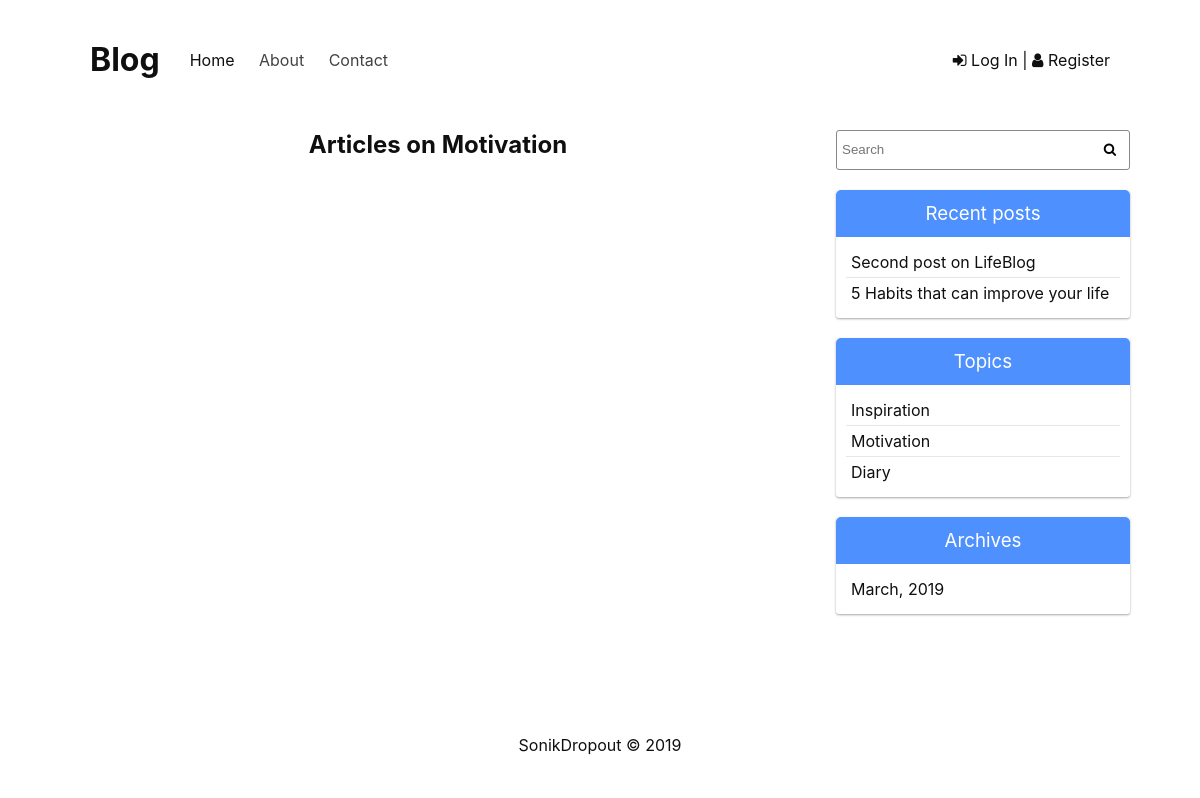
/filtered_posts.php?topic=2, run on the app's committed database.
### tables this page shows
CREATE TABLE `topics` (
  `id` INTEGER NOT NULL AUTO_INCREMENT PRIMARY KEY,
  `name` VARCHAR(128) NOT NULL,
  `slug` VARCHAR(128) NOT NULL UNIQUE
);

CREATE TABLE `posts` (
  `id` INTEGER NOT NULL AUTO_INCREMENT PRIMARY KEY,
  `user_id` INTEGER DEFAULT NULL,
  `title` VARCHAR(128) NOT NULL,
  `slug` VARCHAR(128) NOT NULL UNIQUE,
  `views` INTEGER NOT NULL DEFAULT '0',
  `tags` VARCHAR(255) NULL,
  `image` VARCHAR(128) NOT NULL,
  `body` TEXT NOT NULL,
  `published` TINYINT NOT NULL,
  `created_at` timestamp NULL DEFAULT CURRENT_TIMESTAMP ON UPDATE CURRENT_TIMESTAMP,
  `updated_at` timestamp NULL DEFAULT '0000-00-00 00:00:00',
  FOREIGN KEY (`user_id`)
  REFERENCES `users` (`id`)
  ON DELETE NO ACTION ON UPDATE NO ACTION
);

### includes/public_functions.php (called while the page is built, shortened)
<?php
function getTopicNameById($id)
{
	global $pdo;
	$sql = "SELECT name FROM topics WHERE id=$id";
  $result = $pdo->query($sql);
	$topic = $result->fetchColumn();
	return $topic;
}
function getAllTopics()
{
	global $pdo;
	$sql = "SELECT * FROM topics";
  $result = $pdo->query($sql);
  $topics = $result->fetchAll(PDO::FETCH_ASSOC);
	return $topics;
}
function getRecentPosts()
{
	global $pdo;
	$sql = "SELECT title, slug FROM posts ORDER BY id DESC LIMIT 5";
  $result = $pdo->query($sql);
  $topics = $result->fetchAll(PDO::FETCH_ASSOC);
	return $topics;
}
function getArchives()
{
	global $pdo;
	$sql = "SELECT MONTH(created_at) as month,
		YEAR(created_at) as year
		FROM posts
		GROUP BY MONTH(created_at),
		YEAR(created_at)
		ORDER BY created_at DESC";
  $result = $pdo->query($sql);
  $archives = $result->fetchAll(PDO::FETCH_ASSOC);
	return $archives;
}
?>

### filtered_posts.php (the view, shortened to what this page needs)
<?php include('config.php'); ?>
<?php include('includes/public_functions.php'); ?>
<?php include('includes/head_section.php'); ?>
<?php
	if (isset($_GET['topic'])) {
		$topic = getTopicNameById($_GET['topic']);
	}
?>
</head>
<body style="background-image: url('<?= BASE_URL ?>/static/images/bg.jpg')">
	<div class="content">
	<?php include( ROOT_PATH . '/includes/header.php'); ?>
		<div class="main-wrapper">
			<main>
				<h2 class="content-title">
					<?php if(isset($topic)) {
						echo "Articles on $topic";
					} else if (isset($tag)) {
						echo "Articles tagged as $tag";
					} else if (isset($query)) {
						echo "Search result for $query";
					} else if (isset($date)) {
						echo "Articles posted in $date";
					} ?>
				</h2>
      </main>
			<?php include(ROOT_PATH . '/includes/sidebar.php') ?>
		</div>
		<?php include(ROOT_PATH . '/includes/footer.php') ?>
	</div>
</body>
</html>

### includes/sidebar.php
<?php
$recentPosts = getRecentPosts();
$topics = getAllTopics();
$archives = getArchives();
?>
<aside>
  <form action="filtered_posts.php" autocomplete="off" class="search-form">
    <input type="text" name="search" placeholder="Search" required />
    <button type="submit" name="search_submit" class="btn"><i class="fa fa-search"></i></button>
  </form>
  <div class="sidebar-card">
    <h3>Recent posts</h3>
    <ul>
      <?php foreach($recentPosts as $post): ?>
        <li><a href="single_post.php?post-slug=<?= $post['slug'] ?>"><?= $post['title'] ?></a></li>
      <?php endforeach; ?>
    </ul>
  </div>
  <div class="sidebar-card">
    <h3>Topics</h3>
    <ul>
     <?php foreach($topics as $topic): ?>
        <li><a href="filtered_posts.php?topic=<?= $topic['id'] ?>"><?= $topic['name'] ?></a></li>
      <?php endforeach; ?>
    </ul>
  </div>
  <div class="sidebar-card">
    <h3>Archives</h3>
    <ul>
     <?php foreach($archives as $archive):
      $dateObj   = DateTime::createFromFormat('!m', $archive['month']);
      $monthName = $dateObj->format('F');?>
        <li><a href="filtered_posts.php?month=<?= $archive['month'] ?>&year=<?= $archive['year'] ?>"><?= $monthName . ', ' . $archive['year'] ?></a></li>
      <?php endforeach; ?>
    </ul>
  </div>
</aside>

### static/css/styles.css (style rules this page uses)
* { margin: 0; padding: 0; -webkit-box-sizing: border-box; box-sizing: border-box; }
html { height: 100%; scroll-behavior: smooth; }
body { height: 100%; color: #0F0F0F; -webkit-background-size: cover; background-size: cover; background-attachment: fixed; background-position: center; font-family: -apple-system, BlinkMacSystemFont, "Segoe UI", "Roboto", "Oxygen", "Ubuntu", "Cantarell", "Fira Sans", "Droid Sans", "Helvetica Neue", sans-serif; -webkit-font-smoothing: antialiased; -moz-osx-font-smoothing: grayscale; }
.btn { border: none; background-color: transparent; padding: 10px 30px; }
.btn:not(:disabled) { cursor: pointer; }
input { height: 40px; padding: 0 5px; line-height: 40px; }
ul { list-style: none; }
a { text-decoration: none; color: #0F0F0F; }
.content { width: 90%; max-width: 1280px; min-height: 100%; margin: auto; position: relative; display: -webkit-box; display: -webkit-flex; display: -ms-flexbox; display: flex; -webkit-box-orient: vertical; -webkit-box-direction: normal; -webkit-flex-direction: column; -ms-flex-direction: column; flex-direction: column; }
header, footer, aside, main { background-color: #ffffff; }
.main-wrapper { -webkit-box-flex: 1; -webkit-flex-grow: 1; -ms-flex-positive: 1; flex-grow: 1; display: -webkit-box; display: -webkit-flex; display: -ms-flexbox; display: flex; }
main { -webkit-box-flex: 1; -webkit-flex: 1 1 70%; -ms-flex: 1 1 70%; flex: 1 1 70%; padding: 30px 20px; }
.content-title { text-align: center; margin-bottom: 20px; }
aside { margin-left: 10px; -webkit-box-flex: 1; -webkit-flex: 1 1 -webkit-calc(30% - 10px); -ms-flex: 1 1 calc(30% - 10px); flex: 1 1 calc(30% - 10px); padding: 30px 10px; }
.search-form { width: 100%; margin-bottom: 20px; position: relative; }
.search-form input { width: 100%; border: 1px solid #888; -webkit-border-radius: 3px; border-radius: 3px; }
.search-form .btn { position: absolute; right: 0; top: 0; padding: 0; height: 40px; width: 40px; line-height: 40px; }
.sidebar-card { -webkit-box-shadow: 0 1px 3px rgba(0, 0, 0, 0.12), 0 1px 2px rgba(0, 0, 0, 0.24); box-shadow: 0 1px 3px rgba(0, 0, 0, 0.12), 0 1px 2px rgba(0, 0, 0, 0.24); -webkit-border-radius: 3px; border-radius: 3px; margin-bottom: 20px; }
.sidebar-card h3 { color: #ffffff; background-color: #4E91FE; font-weight: 400; padding: 12px 0; text-align: center; -webkit-border-radius: 5px 5px 0 0; border-radius: 5px 5px 0 0; }
.sidebar-card ul { padding: 10px; }
.sidebar-card li { border-bottom: 1px solid #e7e7e7; padding: 5px; }
.sidebar-card li:last-child { border-bottom: none; }
.sidebar-card a { position: relative; -webkit-transition: all .5s ease-in-out; -o-transition: all .5s ease-in-out; transition: all .5s ease-in-out; }

### data on the page
topics: name "Motivation"
posts: title "Second post on LifeBlog"
posts: title "5 Habits that can improve your life"
topics: name "Inspiration"
topics: name "Diary"

### other printed values
BLOG_NAME "Blog"
$monthName "March"
$archive['year'] "2019"
